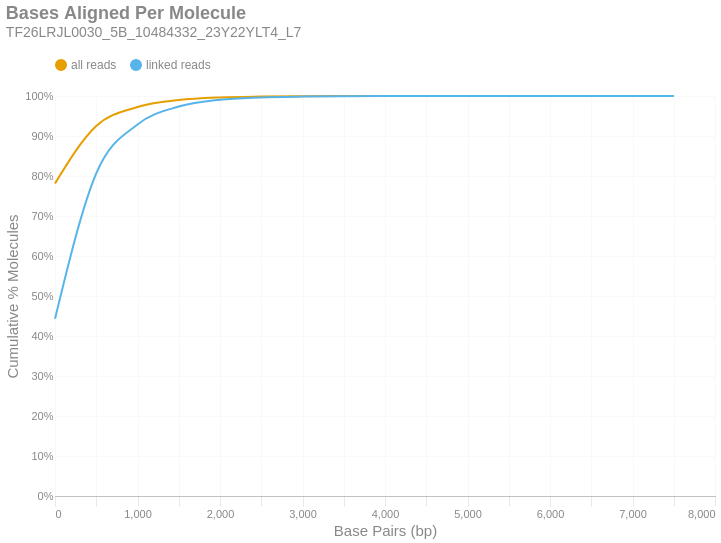

The notebook cell saved with this chart:
### Markdown cell above
### Bases Aligned Per Molecule
This is a cumulative frequency distribution showing the number of base pairs aligned per unique molecule. These data are shown in 500 bp bins. There are two distributions: one with `all reads` (yellow) and another with only `linked reads` (blue). The percent of molecules in the `linked reads` distribution is relative to the total number of linked molecules.

### Code cell
if SKIPLR:
    print_html(f"Skipped")
else:
    binned_df = consolidated_hist(valids['aligned_bp'], mask, 500, True)
    with SafeRender(binned_df):
        (
            density_plot(binned_df, 'Bases Aligned Per Molecule', samplename, 'basesper')
            .encode(
                x=alt.X('bin:Q', title="Base Pairs (bp)").axis(tickMinStep=500).scale(padding=0),
                y=alt.Y('value:Q', title='Cumulative % Molecules')
                    .axis(format='%')
                    .scale(domain = [0,1])
                    .stack(False),
                color=alt.Color("key:N").scale(domain = ["all reads", "linked reads"]),
                tooltip = [
                    alt.Tooltip("key:N", title = "Data Type"),
                    alt.Tooltip("range_label:N", title="Bases Aligned Per Molecule"),
                    alt.Tooltip("value:Q", format = ".2%", title="% Molecules (Cum.)")
                ]
            )
        ).display()

### Figure 1 — Vega-Lite specification as saved in the notebook (floating-point values rounded to 4 significant figures)
{"width": "container", "height": 400, "config": {"title": {"anchor": "start", "dy": -15, "fontSize": 18, "color": "#888888", "subtitleColor": "#888888", "subtitleFontSize": 14}, "arc": {"fill": "#0072B2"}, "axis": {"domainColor": "#888888", "domainWidth": 0.5, "gridWidth": 0.2, "grid": false, "titleFontWeight": 400, "titleFontSize": 15, "labelFontSize": 11, "labelColor": "#888888", "tickColor": "#888888", "tickWidth": 0.2, "titleColor": "#888888"}, "axisBand": {"grid": false}, "axisX": {"grid": true, "tickSize": 10, "domainCap": "round"}, "axisY": {"domain": false, "grid": true, "tickSize": 0, "domainCap": "round"}, "background": "transparent", "header": {"labelFontSize": 15, "labelColor": "#888888", "titleFontSize": 15, "titleFontWeight": 600, "titleColor": "#888888"}, "legend": {"labelFont": "sans-serif", "labelFontSize": 12, "labelColor": "#888888", "symbolSize": 100, "symbolType": "circle", "titleFontSize": 12, "titlePadding": 10, "titleColor": "#888888", "title": null, "orient": "top"}, "range": {"category": ["#E69F00", "#56B4E9", "#009E73", "#F0E442", "#0072B2", "#D55E00", "#CC79A7", "#000000"], "diverging": ["#cfe8f3", "#a2d4ec", "#73bfe2", "#46abdb", "#1696d2", "#12719e"]}, "area": {"fill": "#0072B2", "fillOpacity": 0.7, "line": true, "strokeOpacity": 0.7}, "line": {"color": "#0072B2", "stroke": "#0072B2", "strokeWidth": 2}, "trail": {"color": "#0072B2", "stroke": "#0072B2", "strokeWidth": 0, "size": 1}, "point": {"filled": true, "fillOpacity": 1.0, "size": 95}, "text": {"color": "#888888", "fontSize": 11, "align": "right", "fontWeight": 400, "size": 11}, "bar": {"fill": "#0072B2", "stroke": null}, "view": {"stroke": null, "continuousWidth": 660, "continuousHeight": 400}}, "data": {"name": "data-09fd9b1b181e004f5f685f3039c83627"}, "mark": {"type": "line", "interpolate": "monotone", "point": {"opacity": 0, "size": 275}}, "encoding": {"color": {"field": "key", "scale": {"domain": ["all reads", "linked reads"]}, "type": "nominal"}, "tooltip": [{"field": "key", "title": "Data Type", "type": "nominal"}, {"field": "range_label", "title": "Bases Aligned Per Molecule", "type": "nominal"}, {"field": "value", "format": ".2%", "title": "% Molecules (Cum.)", "type": "quantitative"}], "x": {"axis": {"tickMinStep": 500}, "field": "bin", "scale": {"padding": 0}, "title": "Base Pairs (bp)", "type": "quantitative"}, "y": {"axis": {"format": "%"}, "field": "value", "scale": {"domain": [0, 1]}, "stack": false, "title": "Cumulative % Molecules", "type": "quantitative"}}, "params": [{"name": "param_c36ac31b6afebe62", "select": {"type": "point", "fields": ["key"]}, "bind": "legend"}], "title": {"text": "Bases Aligned Per Molecule", "subtitle": "TF26LRJL0030_5B_10484332_23Y22YLT4_L7"}, "transform": [{"fold": ["all reads (cumsum)", "linked reads (cumsum)"]}, {"calculate": "replace(datum.key, ' (cumsum)', '')", "as": "key"}, {"filter": {"param": "param_c36ac31b6afebe62"}}], "usermeta": {"embedOptions": {"downloadFileName": "TF26LRJL0030_5B_10484332_23Y22YLT4_L7.basesper"}}, "$schema": "https://vega.github.io/schema/vega-lite/v6.4.1.json", "datasets": {"data-09fd9b1b181e004f5f685f3039c83627": [{"bin": "0.0", "interval": "0.0-500.0", "all reads": 0.7814, "linked reads": 0.4429, "all reads (cumsum)": 0.7814, "linked reads (cumsum)": 0.4429, "range_label": "0-499"}, {"bin": "500.0", "interval": "500.0-1000.0", "all reads": 0.1435, "linked reads": 0.3636, "all reads (cumsum)": 0.9249, "linked reads (cumsum)": 0.8066, "range_label": "500-999"}, {"bin": "1000.0", "interval": "1000.0-1500.0", "all reads": 0.0475, "linked reads": 0.1222, "all reads (cumsum)": 0.9724, "linked reads (cumsum)": 0.9288, "range_label": "1000-1499"}, {"bin": "1500.0", "interval": "1500.0-2000.0", "all reads": 0.01738, "linked reads": 0.04477, "all reads (cumsum)": 0.9897, "linked reads (cumsum)": 0.9736, "range_label": "1500-1999"}, {"bin": "2000.0", "interval": "2000.0-2500.0", "all reads": 0.006682, "linked reads": 0.01721, "all reads (cumsum)": 0.9964, "linked reads (cumsum)": 0.9908, "range_label": "2000-2499"}, {"bin": "2500.0", "interval": "2500.0-3000.0", "all reads": 0.002185, "linked reads": 0.00563, "all reads (cumsum)": 0.9986, "linked reads (cumsum)": 0.9964, "range_label": "2500-2999"}, {"bin": "3000.0", "interval": "3000.0-3500.0", "all reads": 0.0008379, "linked reads": 0.002159, "all reads (cumsum)": 0.9994, "linked reads (cumsum)": 0.9986, "range_label": "3000-3499"}, {"bin": "3500.0", "interval": "3500.0-4000.0", "all reads": 0.0003419, "linked reads": 0.0008809, "all reads (cumsum)": 0.9998, "linked reads (cumsum)": 0.9995, "range_label": "3500-3999"}, {"bin": "4000.0", "interval": "4000.0-4500.0", "all reads": 0.0001295, "linked reads": 0.0003336, "all reads (cumsum)": 0.9999, "linked reads (cumsum)": 0.9998, "range_label": "4000-4499"}, {"bin": "4500.0", "interval": "4500.0-5000.0", "all reads": 5.049e-05, "linked reads": 0.0001301, "all reads (cumsum)": 1.0, "linked reads (cumsum)": 0.9999, "range_label": "4500-4999"}, {"bin": "5000.0", "interval": "5000.0-5500.0", "all reads": 1.869e-05, "linked reads": 4.814e-05, "all reads (cumsum)": 1.0, "linked reads (cumsum)": 1.0, "range_label": "5000-5499"}, {"bin": "5500.0", "interval": "5500.0-6000.0", "all reads": 9.179e-06, "linked reads": 2.365e-05, "all reads (cumsum)": 1.0, "linked reads (cumsum)": 1.0, "range_label": "5500-5999"}, {"bin": "6000.0", "interval": "6000.0-6500.0", "all reads": 2.295e-06, "linked reads": 5.912e-06, "all reads (cumsum)": 1.0, "linked reads (cumsum)": 1.0, "range_label": "6000-6499"}, {"bin": "6500.0", "interval": "6500.0-7000.0", "all reads": 1.967e-06, "linked reads": 5.068e-06, "all reads (cumsum)": 1.0, "linked reads (cumsum)": 1.0, "range_label": "6500-6999"}, {"bin": "7000.0", "interval": "7000.0-7500.0", "all reads": 6.557e-07, "linked reads": 1.689e-06, "all reads (cumsum)": 1.0, "linked reads (cumsum)": 1.0, "range_label": "7000-7499"}, {"bin": "7500.0", "interval": "7500.0-8000.0", "all reads": 3.278e-07, "linked reads": 8.446e-07, "all reads (cumsum)": 1.0, "linked reads (cumsum)": 1.0, "range_label": "7500-7999"}]}}
